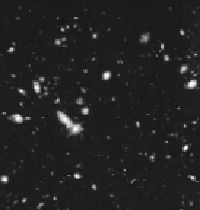
#> input picture 02-配套案例/03-机器视觉基础应用实训案例/02-图像滤波基础实训/01均值滤波/test1.png, 200 x 210 px
$ python '1_均值模糊.py'
#> lines starting #> are read from the running program, lines starting #| are printed output that depends on the picture; after the words box and inside, x2 and y2 are one past the last pixel; in counts of white or black regions, pixels touching at a corner belong together
#!/usr/bin/env python3
# -*- coding: utf-8 -*-


"""
低通滤波有模糊图像，消除噪声的作用
    学习CV中的平均模糊函数cv2.blur() ,cv2.boxFilter()
    blur(src, ksize[, dst[, anchor[, borderType]]]) -> dst
    返回值：
        dst：平均模糊后的图像
    参数解析：
        ksize:模糊核大小 （3，3）表示3X3的全一矩阵
            需要传入一个元组，核大小必须是不能是负数，可以为正奇数偶数如（3，4）
        anchor:锚点;默认值Point（-1，-1）表示锚位于内核中央
        borderType:边框模式用于图像外部的像素

    boxFilter(src, ddepth, ksize[, dst[, anchor[, normalize[, borderType]]]]) -> dst
    返回值：
        dst：平均模糊后的图像
    参数解析：
        ksize:模糊核大小 （3，3）表示3X3的全一矩阵
            需要传入一个元组，核大小必须是不能是负数，可以为正奇数偶数如（3，4）
        ddepth：指定输出图像深度，-1表示与src深度保持一致
        anchor:锚点;默认值Point（-1，-1）表示锚位于内核中央
        normalize：normalize flag，指定内核是否按其区域进行规范化
        borderType:边框模式用于图像外部的像素, 默认边缘像素拷贝
"""

"""
    平均模糊示例
    [80, 73, 69]           [1, 1, 1]
    [77, 83, 74]   * 1/9 * [1, 1, 1] ---->>经过归一化矩阵操作之后83变成了76
    [74, 79, 74]           [1, 1, 1]
"""

import cv2 as cv
import numpy as np

img = cv.imread('./test1.png', 0)
#> img: shape (210, 200); min 21, max 254, mean 34.1
# 平均模糊
blur = cv.blur(img, (5, 5))
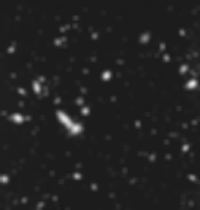
#> blur: shape (210, 200); min 25, max 227, mean 34.1
# 使用cv.boxFilter()可以达到相同的效果
blur_b = cv.boxFilter(img, -1, (9, 9))
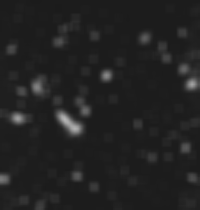
#> blur_b: shape (210, 200); min 27, max 182, mean 34.1
# 可视化
cv.imshow('img', np.hstack((img, blur, blur_b)))
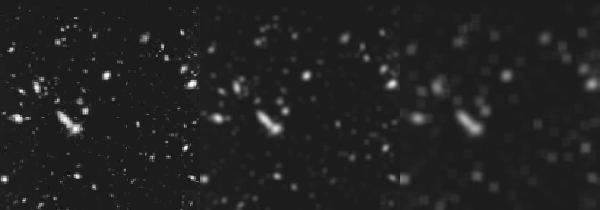
#> window 'img': shape (210, 600); min 21, max 254, mean 34.1
ret, thr1 = cv.threshold(blur, 0, 255, cv.THRESH_BINARY + cv.THRESH_OTSU)
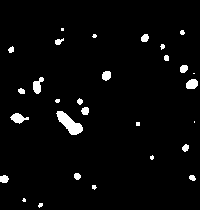
#> thr1: shape (210, 200); 3.2% white; 29 white regions (10 under 20 px), largest, box (x1, y1, x2, y2) and area: (56, 111, 83, 135) 313, (10, 113, 29, 124) 115, (33, 77, 44, 94) 110
#> ret = 74
ret1, thr2 = cv.threshold(blur_b, 0, 255, cv.THRESH_BINARY + cv.THRESH_OTSU)
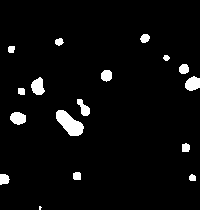
#> thr2: shape (210, 200); 4.2% white; 17 white regions (1 under 20 px), largest, box (x1, y1, x2, y2) and area: (56, 110, 84, 136) 420, (31, 77, 45, 95) 176, (185, 76, 200, 91) 172
#> ret1 = 61
cv.imshow('thr', np.hstack((thr1, thr2)))
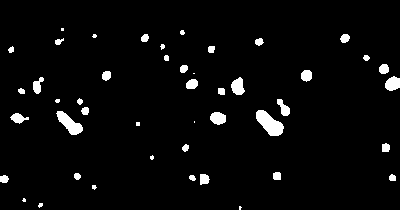
#> window 'thr': shape (210, 400); 3.7% white; 46 white regions (11 under 20 px), largest, box (x1, y1, x2, y2) and area: (256, 110, 284, 136) 420, (56, 111, 83, 135) 313, (231, 77, 245, 95) 176
cv.waitKey(0)
cv.destroyAllWindows()

# 加深理解
#> (the run stopped early here; a loop or call above may not have finished)
